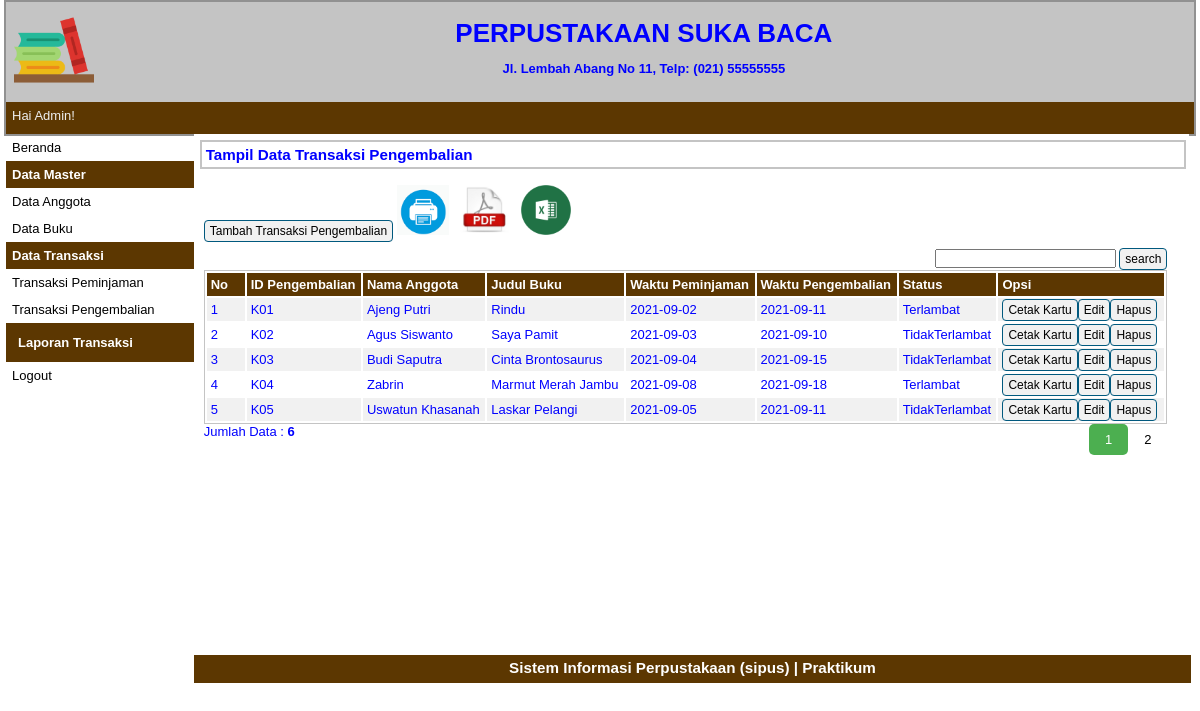
Page /php/src/index.php?p=kembali (signed in) on the committed database.
### tables this page shows
CREATE TABLE `tbkembali` (
  `idkembali` varchar(5) NOT NULL,
  `idanggota` varchar(30) NOT NULL,
  `idbuku` varchar(30) NOT NULL,
  `pinjam` date NOT NULL,
  `waktu` date NOT NULL,
  `status` varchar(30) NOT NULL
);

CREATE TABLE `tbanggota` (
  `idanggota` varchar(5) NOT NULL,
  `nama` varchar(30) NOT NULL,
  `jeniskelamin` varchar(10) NOT NULL,
  `alamat` varchar(40) NOT NULL,
  `status` varchar(20) NOT NULL,
  `foto` varchar(35) NOT NULL
);

CREATE TABLE `tbbuku` (
  `idbuku` varchar(5) NOT NULL,
  `judul` varchar(30) NOT NULL,
  `pengarang` varchar(20) NOT NULL,
  `penerbit` varchar(20) NOT NULL,
  `tahun` varchar(5) NOT NULL,
  `cover` varchar(35) NOT NULL
);

### php/src/pages/kembali.php (the view, shortened to what this page needs)
<div id="label-page"><h3>Tampil Data Transaksi Pengembalian</h3></div>
<div id="content">
    <p id="tombol-tambah-container">
        <a href="index.php?p=kembali-input" class="tombol">Tambah Transaksi Pengembalian</a>
        <a target="_blank" href="pages/cetak_kembali_all.php"><img src="print.png" height="50px" height="50px"></a>
        <a target="_blank" href="kembali_pdf.php"><img src="pdf.jpg" height="50px" height="50px"></a>
        <a target="_blank" href="kembali_excel.php"><img src="excel.png" height="50px" height="50px"></a>
        <div class="form-inline">
            <div align="right">
                <form method="post">
                    <input type="text" name="pencarian">
                    <input type="submit" name="search" value="search" class="tombol">
                </form>
            </div>
    </p>
    <table id="tabel-tampil">
        <thead>
            <tr>
                <th id="label-tampil-no">No</th>
                <th>ID Pengembalian</th>
                <th>Nama Anggota</th>
                <th>Judul Buku</th>
                <th>Waktu Peminjaman</th>
                <th>Waktu Pengembalian</th>
                <th>Status</th>
                <th id="label-opsi">Opsi</th>
            </tr>
        </thead>
        <tbody>
            <?php
                $batas = 5;
                extract($_GET);
                if (empty($hal)) {
                    $posisi = 0;
                    $hal = 1;
                    $nomor = 1;
                } else {
                    $posisi = ($hal - 1) * $batas;
                    $nomor = $posisi+1;
                }
                if ($_SERVER['REQUEST_METHOD'] == "POST") {
                    $pencarian = trim(mysqli_real_escape_string($db, $_POST['pencarian']));
                    if ($pencarian != "") {
                        $sql = "SELECT * FROM tbkembali WHERE idkembali LIKE '%$pencarian%'
                                OR idbuku LIKE '%$pencarian%'
                                OR idanggota LIKE '%$pencarian%'
                                OR pinjam LIKE '%$pencarian%'
                                OR waktu LIKE '%$pencarian%'
                                OR status LIKE '%$pencarian%'";
                        $query = $sql;
                        $queryJml = $sql;
                    } else {
                        $query = "SELECT * FROM tbkembali LIMIT $posisi, $batas";
                        $queryJml = "SELECT * FROM tbkembali";
                        $no = $posisi * 1;
                    }
                } else {
                    $query = "SELECT * FROM tbkembali LIMIT $posisi, $batas";
                    $queryJml = "SELECT * FROM tbkembali";
                }
                $q_tampil_kembali = mysqli_query($db, $query);
                if (mysqli_num_rows($q_tampil_kembali) > 0) {
                    while ($r_tampil_kembali = mysqli_fetch_array($q_tampil_kembali)) {
                ?>
                    <tr>
                        <td><?php echo $nomor; ?></td>
                        <td><?php echo $r_tampil_kembali['idkembali']; ?></td>
                        <td><?php
                            $q_tampil_anggota = mysqli_query($db, "SELECT * FROM tbanggota");
                            if (mysqli_num_rows($q_tampil_anggota) >0) {
                                while ($r_tampil_anggota = mysqli_fetch_array($q_tampil_anggota)) {
                                    if ($r_tampil_kembali['idanggota'] == $r_tampil_anggota['idanggota']) {
                                        echo $r_tampil_anggota['nama'];
                                    }
                                }
                            }
                        ?></td>
                        <td><?php
                            $q_tampil_buku = mysqli_query($db, "SELECT * FROM tbbuku");
                            if (mysqli_num_rows($q_tampil_buku) >0) {
                                while ($r_tampil_buku = mysqli_fetch_array($q_tampil_buku)) {
                                    if ($r_tampil_kembali['idbuku'] == $r_tampil_buku['idbuku']) {
                                        echo $r_tampil_buku['judul'];
                                    }
                                }
                            }
                        ?></td>
                        <td><?php echo $r_tampil_kembali['pinjam']; ?></td>
                        <td><?php echo $r_tampil_kembali['waktu']; ?></td>
                        <td><?php echo $r_tampil_kembali['status']; ?></td>
                        <td>
                            <div class="tombol-opsi-container"><a target="_blank" href="pages/cetak_kembali.php?id=<?php echo $r_tampil_kembali['idkembali']; ?>" class="tombol">Cetak Kartu</a></div>
                            <div class="tombol-opsi-container"><a href="index.php?p=kembali-edit&id=<?php echo $r_tampil_kembali['idkembali']; ?>" class="tombol">Edit</a></div>
                            <div class="tombol-opsi-container"><a href="proses/kembali-hapus.php?id=<?php echo $r_tampil_kembali['idkembali']; ?>" onclick="return confirm('Apakah Anda Yakin Akan Menghapus Data Ini?')" class="tombol">Hapus</a></div>
                        </td>
                    </tr>
                <?php
                            $nomor++;
                        }
                    } else {
                        echo "<tr><td colspan=6>Data Tidak Ditemukan</td></tr>";
                    }
                ?>
        </tbody>
    </table>
    <?php
        if (isset($_POST['pencarian'])) {
            if ($_POST['pencarian'] != '') {
                echo "<div style=\"float:left;\">";
                $jml = mysqli_num_rows(mysqli_query($db, $queryJml));
                echo "Data Hasil Pencarian: <b>$jml</b>";
                echo "</div>";
            }
        } else {
            ?>
            <div style="float: left;">
                <?php
                    $jml = mysqli_num_rows(mysqli_query($db, $queryJml));
                    echo "Jumlah Data : <b>$jml</b>";
                ?>
            </div>
            <div class="pagination" style="float: right;">
                <?php
                    $jml_hal = ceil($jml / $batas);
                    for ($i = 1; $i <= $jml_hal ; $i++) {
                        if ($i != $hal) {
                            echo "<a href=\"?p=kembali&hal=$i\">$i</a>";
                        } else {
                            echo "<a class=\"active\">$i</a>";
                        }
                    }
                ?>
            </div>
            <?php
        }
    ?>
</div>

### php/src/style.css (style rules this page uses)
* { margin: 0px; padding: 0px; }
body { font-family: sans-serif; font-size: 13px; color: blue; }
.pagination { display: inline-block; }
.pagination a { color: black; float: left; padding: 8px 16px; text-decoration: none; }
.pagination a.active { background-color: #4CAF50; color: white; border-radius: 5px; }
#label-page { margin-top: 6px; margin-bottom: 6px; margin-left: 6px; border: 2px solid #C4C4C4; padding: 4px; width: 97.9%; }
#content { float: left; width: 96.8%; min-height: 454px; padding: 10px; margin-bottom: 6px; }
.tombol { border-radius: 4px; font-size: 12px; text-decoration: none; background-color: #F1F1F1; padding-top: 3px; padding-bottom: 3px; padding-left: 5px; padding-right: 5px; border: 1px solid #01597E; color: black; }
#tombol-tambah-container { margin-bottom: 10px; }
#tabel-tampil { border: 1px solid #C4C4C4; width: 100%; }
#tabel-tampil tr:nth-child(odd) { background-color: #F1F1F1; }
#tabel-tampil tr th { background-color: #5C3701; color: #FFFFFF; padding: 4px; text-align: left; }
#tabel-tampil td { padding: 4px; }
#label-tampil-no { width: 30px; }
#label-opsi { width: 158px; font-weight: bold; }
.tombol-opsi-container { float: left; }

### rows in the picture
tbkembali: idkembali "K01", pinjam "2021-09-02", waktu "2021-09-11", status "Terlambat"
tbanggota: nama "Ajeng Putri"
tbbuku: judul "Rindu"
tbkembali: idkembali "K02", pinjam "2021-09-03", waktu "2021-09-10", status "TidakTerlambat"
tbanggota: nama "Agus Siswanto"
tbbuku: judul "Saya Pamit"
tbkembali: idkembali "K03", pinjam "2021-09-04", waktu "2021-09-15", status "TidakTerlambat"
tbanggota: nama "Budi Saputra"
tbbuku: judul "Cinta Brontosaurus"
tbkembali: idkembali "K04", pinjam "2021-09-08", waktu "2021-09-18", status "Terlambat"
tbanggota: nama "Zabrin"
tbbuku: judul "Marmut Merah Jambu"
tbkembali: idkembali "K05", pinjam "2021-09-05", waktu "2021-09-11", status "TidakTerlambat"
tbanggota: nama "Uswatun Khasanah"
tbbuku: judul "Laskar Pelangi"

### other values in the picture
$_SESSION['sesi'] "Admin"
$jml "6"
